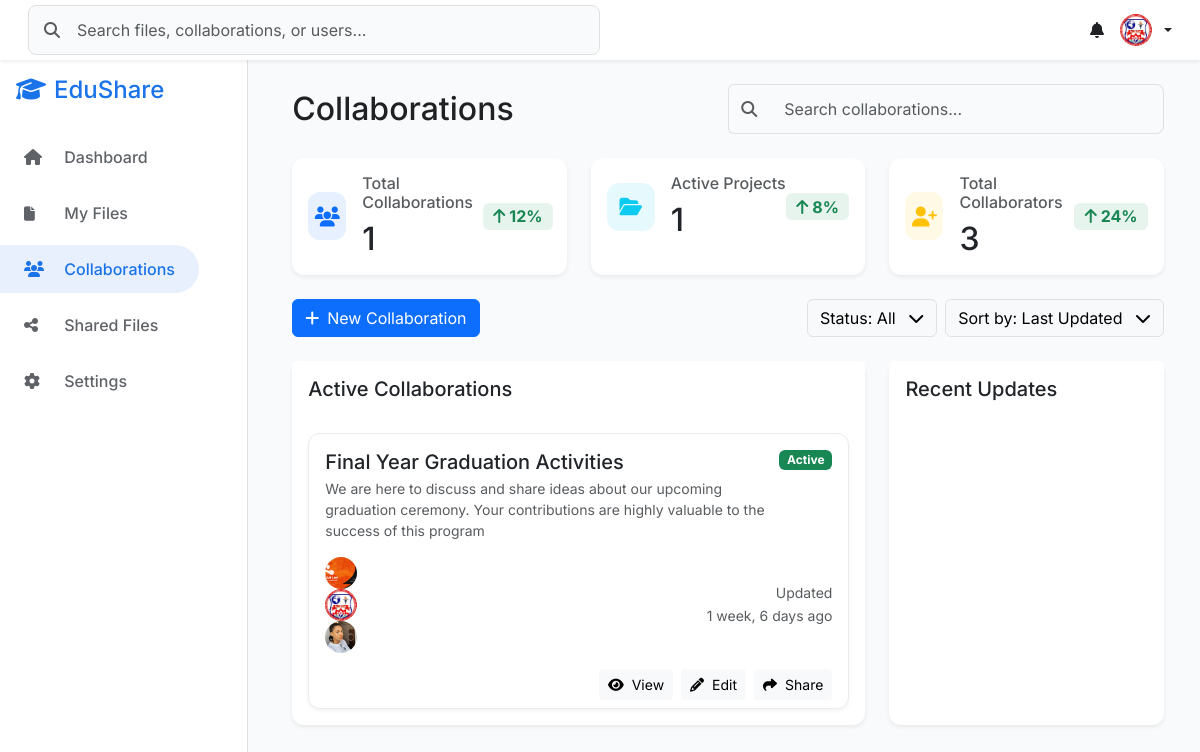
/auth/collaborations/ (signed in), run on an earlier commit of the app's database.
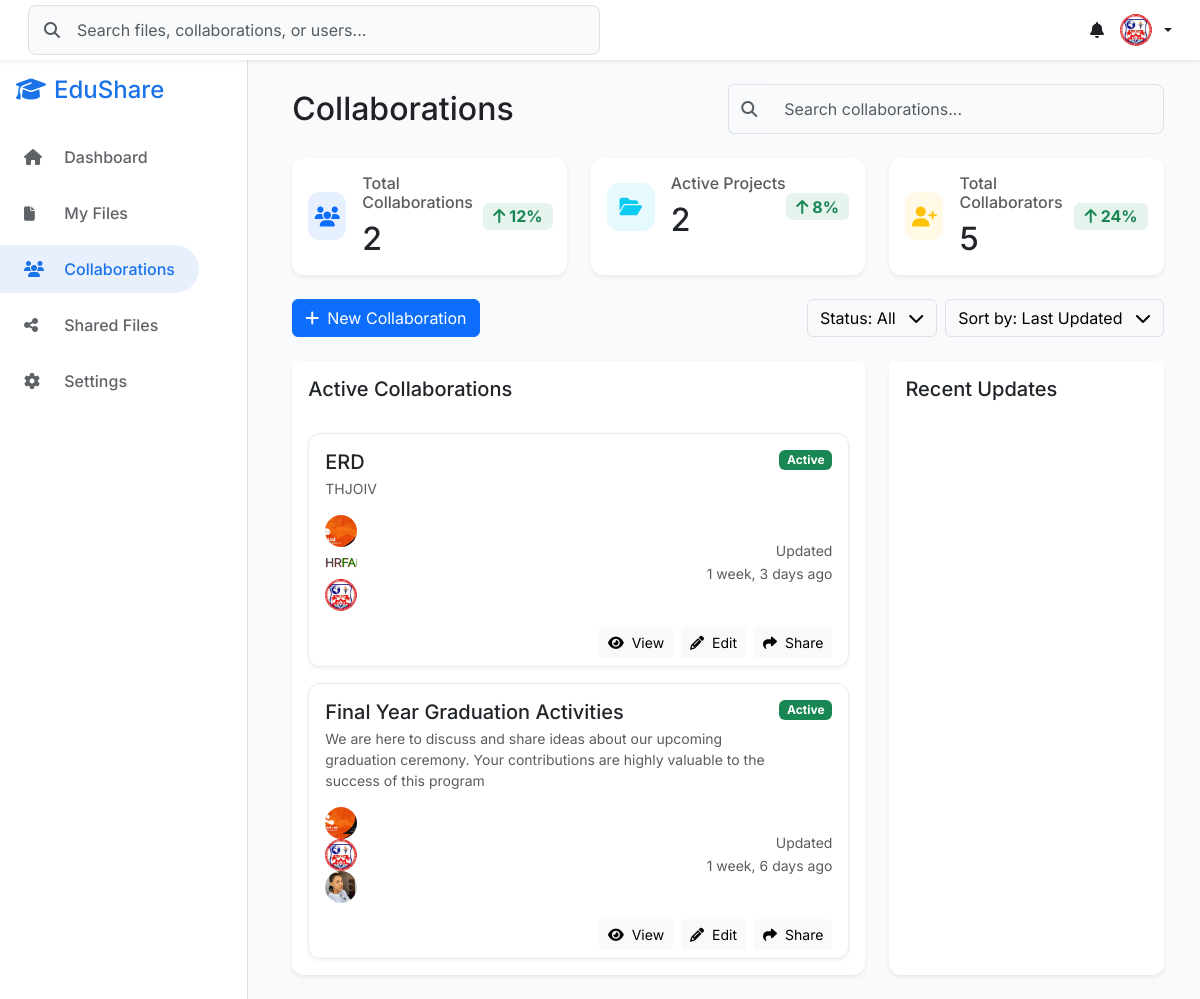
And on a later commit of the database.
### authentication/models.py (models this page shows, shortened)
class Collaboration(models.Model):
    STATUS_CHOICES = [
        ('active', 'Active'),
        ('pending', 'Pending'),
        ('archived', 'Archived')
    ]
    id = models.AutoField(primary_key=True)  # Auto-incrementing primary key
    user = models.ForeignKey(User, on_delete=models.CASCADE)
    title = models.CharField(max_length=200)
    description = models.TextField()
    file = models.ForeignKey(File, on_delete=models.SET_NULL, null=True)
    status = models.CharField(max_length=20, choices=STATUS_CHOICES, default='active')
    participants = models.ManyToManyField(User, related_name='collaborations')
    created_at = models.DateTimeField(auto_now_add=True)
    updated_at = models.DateTimeField(auto_now=True)
    channel_group = models.UUIDField(
        default=uuid.uuid4,
        editable=False,
        unique=True
    )

class User(AbstractUser):
    ROLE_CHOICES = [
        ('faculty', 'Faculty'),
        ('admin', 'Admin'),
        ('external', 'External Partner'),
    ]
    email = models.EmailField(
        unique=True,
        validators=[EmailValidator()],
        error_messages={
            'unique': 'A user with this email already exists.',
        }
    )
    role = models.CharField(
        max_length=20,
        choices=ROLE_CHOICES
    )
    last_login_attempt = models.DateTimeField(null=True, blank=True)
    login_attempts = models.IntegerField(default=0)
    profile_picture = models.ImageField(
        upload_to=profile_picture_path,
        validators=[validate_image_size],
        null=True,
        blank=True,
        help_text="Upload a JPEG or PNG image (max size: 2MB)."
    )
    DEPARTMENT_CHOICES = [
        ('Computer Science', 'Computer Science'),
        ('Software Engineering', 'Software Engineering'),
        ('Cyber Security', 'Cyber Security'),
    ]
    department = models.CharField(
        max_length=100,
        choices=DEPARTMENT_CHOICES,
        blank=True,
        null=True
    )
    email_notifications = models.BooleanField(
        default=True,
        help_text="Enable email notifications about account activity"
    )
    file_updates = models.BooleanField(
        default=True,
        help_text="Receive notifications when shared files are modified"
    )
    USERNAME_FIELD = 'email'
    REQUIRED_FIELDS = ['username', 'role']
    class Meta:
        db_table = 'auth_user'

### authentication/views.py (the view)
# urls.py: path('collaborations/', views.collaborations, name='collaborations'),
@login_required
def collaborations(request):
    User = get_user_model()  # Fresh reference to the active user model
    total_collaborations = Collaboration.objects.filter(user=request.user).count()
    active_projects = Collaboration.objects.filter(user=request.user, status='active').count()
    collaborator_ids = Collaboration.objects.filter(user=request.user)\
        .values_list('participants', flat=True).distinct()
    total_collaborators = User.objects.filter(id__in=collaborator_ids).count()
    collaborations = Collaboration.objects.filter(user=request.user)\
        .prefetch_related('participants').order_by('-updated_at')
    recent_activities = CollaborationActivity.objects.filter(
        collaboration__user=request.user
    ).order_by('-created_at')[:10]
    context = {
        'total_collaborations': total_collaborations,
        'active_projects': active_projects,
        'total_collaborators': total_collaborators,
        'collaborations': collaborations,
        'recent_activities': recent_activities
    }
    return render(request, 'authentication/dashboard/collaborations.html', context)

### authentication/templates/authentication/dashboard/collaborations.html (shortened to what the changed rows need)
{% extends 'authentication/dashboard/base.html' %}
{% load static %}
{% block content %}
<div class="container-fluid">
    <div class="d-flex flex-column flex-md-row justify-content-between align-items-start align-items-md-center mb-4 gap-3">
        <h2 class="mb-0">Collaborations</h2>
    </div>
    <div class="row g-4 mb-4">
        <div class="col-md-4 stat-card">
            <div class="card h-100 border-0 shadow-sm">
                <div class="card-body">
                    <div class="d-flex align-items-center justify-content-between">
                        <div class="d-flex align-items-center gap-3">
                            <div>
                                <h6 class="text-muted mb-2">Total Collaborations</h6>
                                <h2 class="mb-0">{{ total_collaborations }}</h2>
                            </div>
                        </div>
                    </div>
                </div>
            </div>
        </div>
        <div class="col-md-4 stat-card">
            <div class="card h-100 border-0 shadow-sm">
                <div class="card-body">
                    <div class="d-flex align-items-center justify-content-between">
                        <div class="d-flex align-items-center gap-3">
                            <div>
                                <h6 class="text-muted mb-2">Active Projects</h6>
                                <h2 class="mb-0">{{ active_projects }}</h2>
                            </div>
                        </div>
                    </div>
                </div>
            </div>
        </div>
        <div class="col-md-4 stat-card">
            <div class="card h-100 border-0 shadow-sm">
                <div class="card-body">
                    <div class="d-flex align-items-center justify-content-between">
                        <div class="d-flex align-items-center gap-3">
                            <div>
                                <h6 class="text-muted mb-2">Total Collaborators</h6>
                                <h2 class="mb-0">{{ total_collaborators }}</h2>
                            </div>
                        </div>
                    </div>
                </div>
            </div>
        </div>
    </div>
    <div class="row g-4">
        <div class="col-lg-8">
            <div class="card border-0 shadow-sm">
                <div class="card-body">
                    <div id="collaborationsContainer" class="row g-3">
                        {% for collab in collaborations %}
                        <div class="col-12 collaboration-item">
                            <div class="card collaboration-card">
                                <div class="card-body">
                                    <div class="d-flex justify-content-between align-items-start mb-3">
                                        <div>
                                            <h5 class="card-title mb-1">{{ collab.title }}</h5>
                                            <p class="card-text text-muted small mb-0">
                                                {{ collab.description }}
                                            </p>
                                        </div>
                                        <span class="badge status-badge
                                            {% if collab.status == 'active' %}bg-success{% else %}bg-warning{% endif %}">
                                            {{ collab.status|title }}
                                        </span>
                                    </div>
                                    <div class="d-flex justify-content-between align-items-center">
                                        <div class="d-flex align-items-center">
                                            <div class="avatar-group">
                                                {% for participant in collab.participants.all|slice:":3" %}
                                                <div class="avatar-sm me-2">
                                                    {% if participant.profile_picture %}
                                                    <img src="{{ participant.profile_picture.url }}"
                                                         class="rounded-circle participant-avatar"
                                                         alt="{{ participant.get_full_name }}">
                                                    {% else %}
                                                    <div class="rounded-circle bg-primary text-white d-flex
                                                        align-items-center justify-content-center participant-avatar">
                                                        {{ participant.get_full_name|default:participant.email|make_list|first|upper }}
                                                    </div>
                                                    {% endif %}
                                                </div>
                                                {% endfor %}
                                            </div>
                                        </div>
                                        <div class="text-end">
                                            <small class="text-muted d-block">Updated</small>
                                            <small class="text-muted">{{ collab.updated_at|timesince }} ago</small>
                                        </div>
                                    </div>
                                </div>
                                <div class="card-footer bg-transparent border-0 d-flex justify-content-end gap-2 pt-0 collaboration-actions">
                                    <button class="btn btn-sm btn-light">
                                        <i class="fas fa-eye me-2"></i>View
                                    </button>
                                    <button class="btn btn-sm btn-light">
                                        <i class="fas fa-pencil-alt me-2"></i>Edit
                                    </button>
                                    <button class="btn btn-sm btn-light">
                                        <i class="fas fa-share me-2"></i>Share
                                    </button>
                                </div>
                            </div>
                        </div>
                        {% endfor %}
                    </div>
                </div>
            </div>
        </div>
    </div>
</div>
{% endblock %}
{% block extra_js %}
<link href="https://cdn.jsdelivr.net/npm/select2@4.1.0-rc.0/dist/css/select2.min.css" rel="stylesheet" />
{% endblock %}

### authentication/templates/authentication/dashboard/base.html (shortened to what the changed rows need)
{% load static %}
<!DOCTYPE html>
<html lang="en">
<head>
    <link href="https://cdn.jsdelivr.net/npm/bootstrap@5.3.2/dist/css/bootstrap.min.css" rel="stylesheet">
    <link rel="stylesheet" href="https://cdnjs.cloudflare.com/ajax/libs/font-awesome/6.5.1/css/all.min.css">
    <link rel="stylesheet" href="{% static 'css/base.css' %}">
    <link rel="stylesheet" href="{% static 'css/dashboard.css' %}">
</head>
<body>
    <nav class="navbar navbar-expand-lg navbar-light fixed-top bg-white shadow-sm">
        <div class="container-fluid">
            <div class="d-flex align-items-center">
                <div class="dropdown">
                    <a class="nav-link dropdown-toggle d-flex align-items-center gap-2" href="#"
                       role="button" data-bs-toggle="dropdown" aria-expanded="false">
                        {% if user.profile_picture %}
                            <img src="{{ user.profile_picture.url }}" alt="Profile"
                                 class="rounded-circle" width="32" height="32">
                        {% else %}
                            <div class="rounded-circle bg-primary text-white d-flex align-items-center justify-content-center"
                                 style="width: 32px; height: 32px; font-size: 14px;">
                                {{ user.get_full_name|default:user.email|make_list|first|upper }}
                            </div>
                        {% endif %}
                    </a>
                </div>
            </div>
        </div>
    </nav>
    <div class="d-flex">
        <main style="margin-left: 0.5rem;" class="flex-grow-1 p-4">
            {% block content %}{% endblock %}
        </main>
    </div>
    {% block extra_js %}{% endblock %}
</body>
</html>

What changed in the data, as far as the page shows it:
added Collaboration: title "ERD", description "THJOIV", status "Active", updated_at "1 week, 3 days"
Also different on the page:
{{ total_collaborations }}: "1" → "2"
{{ active_projects }}: "1" → "2"
{{ total_collaborators }}: "3" → "5"
